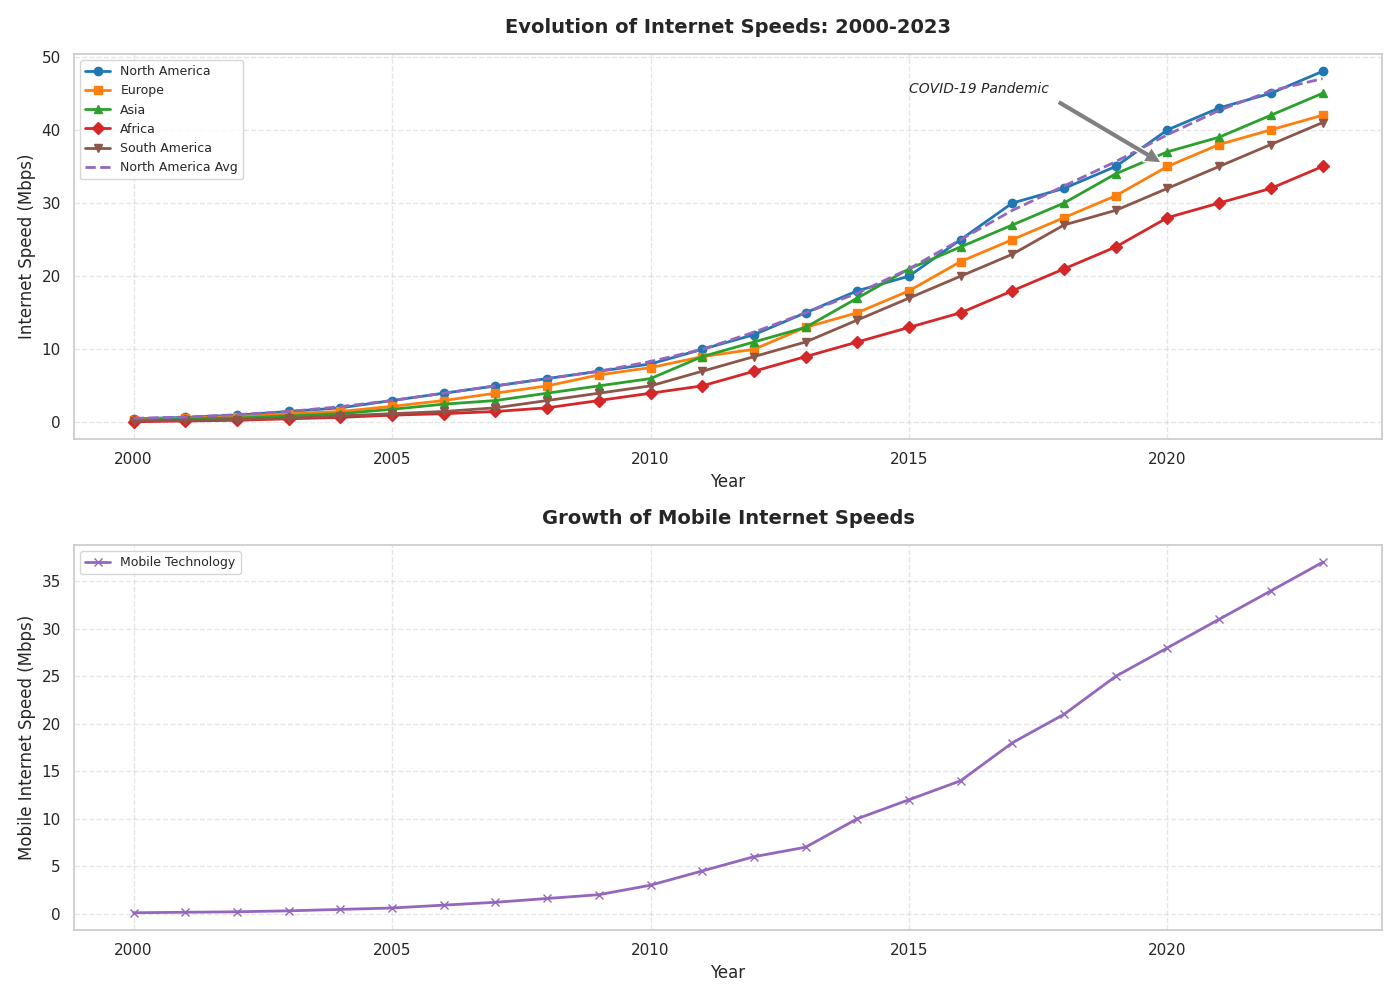

The script that drew this image:
import matplotlib.pyplot as plt
import numpy as np
from scipy.ndimage import uniform_filter1d

years = np.arange(2000, 2024)
north_america_speeds = [0.5, 0.7, 1, 1.5, 2, 3, 4, 5, 6, 7, 8, 10, 12, 15, 18, 20, 25, 30, 32, 35, 40, 43, 45, 48]
europe_speeds = [0.4, 0.6, 0.8, 1.2, 1.5, 2.2, 3, 4, 5, 6.5, 7.5, 9, 10, 13, 15, 18, 22, 25, 28, 31, 35, 38, 40, 42]
asia_speeds = [0.3, 0.5, 0.6, 0.9, 1.2, 1.8, 2.5, 3, 4, 5, 6, 9, 11, 13, 17, 21, 24, 27, 30, 34, 37, 39, 42, 45]
africa_speeds = [0.1, 0.2, 0.3, 0.5, 0.7, 1, 1.2, 1.5, 2, 3, 4, 5, 7, 9, 11, 13, 15, 18, 21, 24, 28, 30, 32, 35]
south_america_speeds = [0.2, 0.3, 0.4, 0.6, 0.9, 1.2, 1.5, 2, 3, 4, 5, 7, 9, 11, 14, 17, 20, 23, 27, 29, 32, 35, 38, 41]
mobile_speeds = [0.1, 0.15, 0.2, 0.3, 0.45, 0.6, 0.9, 1.2, 1.6, 2, 3, 4.5, 6, 7, 10, 12, 14, 18, 21, 25, 28, 31, 34, 37]

fig, axs = plt.subplots(nrows=2, ncols=1, figsize=(14, 10))

# Shuffled colors for each line
colors = ['#ff7f0e', '#9467bd', '#d62728', '#8c564b', '#1f77b4', '#2ca02c']

axs[0].plot(years, north_america_speeds, marker='o', color=colors[4], label='North America', linewidth=2)
axs[0].plot(years, europe_speeds, marker='s', color=colors[0], label='Europe', linewidth=2)
axs[0].plot(years, asia_speeds, marker='^', color=colors[5], label='Asia', linewidth=2)
axs[0].plot(years, africa_speeds, marker='D', color=colors[2], label='Africa', linewidth=2)
axs[0].plot(years, south_america_speeds, marker='v', color=colors[3], label='South America', linewidth=2)

na_moving_avg = uniform_filter1d(north_america_speeds, size=3)
axs[0].plot(years, na_moving_avg, linestyle='--', color=colors[1], label='North America Avg', linewidth=2)

axs[0].annotate('COVID-19 Pandemic', xy=(2020, 35), xytext=(2015, 45),
                arrowprops=dict(facecolor='gray', shrink=0.05), fontsize=10, fontstyle='italic')

axs[0].set_title('Evolution of Internet Speeds: 2000-2023', fontsize=14, fontweight='bold', pad=15)
axs[0].set_xlabel('Year', fontsize=12)
axs[0].set_ylabel('Internet Speed (Mbps)', fontsize=12)
axs[0].grid(visible=True, linestyle='--', alpha=0.5)
axs[0].legend(loc='upper left', fontsize=9)

axs[1].plot(years, mobile_speeds, marker='x', color=colors[1], label='Mobile Technology', linewidth=2)
axs[1].set_title('Growth of Mobile Internet Speeds', fontsize=14, fontweight='bold', pad=15)
axs[1].set_xlabel('Year', fontsize=12)
axs[1].set_ylabel('Mobile Internet Speed (Mbps)', fontsize=12)
axs[1].grid(visible=True, linestyle='--', alpha=0.5)
axs[1].legend(loc='upper left', fontsize=9)

plt.tight_layout()
plt.show()
